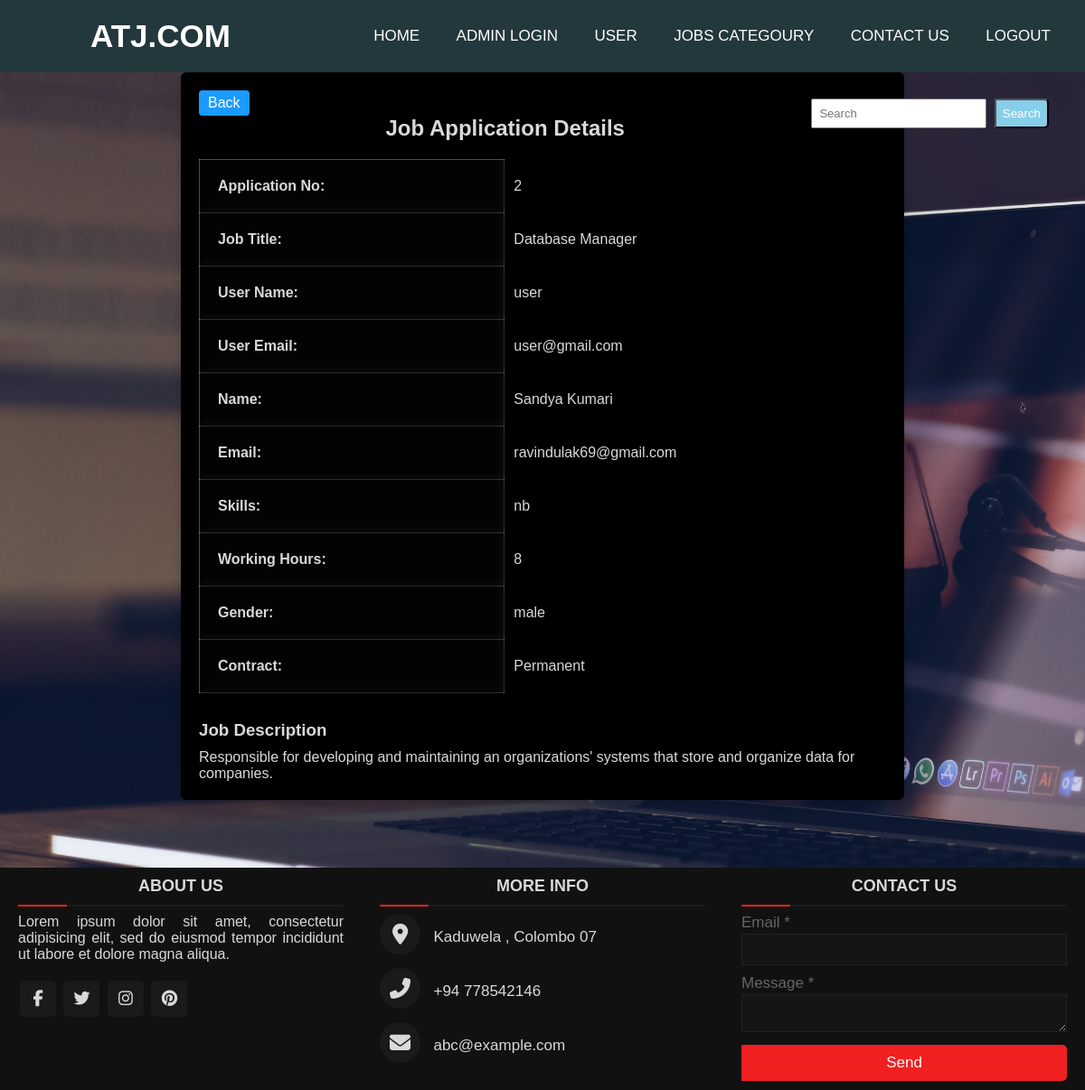
/view_application.php?id=2 (signed in), run on the app's committed database.
### tables this page shows
CREATE TABLE `job_applications` (
  `id` int(11) NOT NULL,
  `name` varchar(100) DEFAULT NULL,
  `email` varchar(100) DEFAULT NULL,
  `highest_degree` varchar(100) DEFAULT NULL,
  `contact_number` varchar(20) DEFAULT NULL,
  `working_experience` varchar(100) DEFAULT NULL,
  `skills` varchar(100) DEFAULT NULL,
  `working_hours` varchar(20) DEFAULT NULL,
  `gender` varchar(20) DEFAULT NULL,
  `contract` varchar(20) DEFAULT NULL,
  `job_id` int(11) DEFAULT NULL,
  `user_id` int(11) DEFAULT NULL
);

CREATE TABLE `job_list` (
  `id` int(11) NOT NULL,
  `job_title` varchar(255) DEFAULT NULL,
  `salary` decimal(10,2) DEFAULT NULL,
  `location` varchar(45) DEFAULT NULL,
  `description` varchar(500) DEFAULT NULL
);

CREATE TABLE `user` (
  `id` int(11) NOT NULL,
  `username` varchar(50) DEFAULT NULL,
  `email` varchar(100) DEFAULT NULL,
  `password` varchar(255) DEFAULT NULL,
  `role` varchar(45) DEFAULT 'user'
);

### view_application.php (the view, shortened to what this page needs)
<?php
require_once('inc/connection.php');
include_once('header.php');
$application_id = $_GET['id'];
$query = "SELECT ja.*, jl.job_title, jl.salary, jl.location, jl.description, u.username, u.email AS user_email
          FROM job_applications ja
          JOIN job_list jl ON ja.job_id = jl.id
          JOIN user u ON ja.user_id = u.id
          WHERE ja.id = ?";
$stmt = $conn->prepare($query);
$stmt->bind_param("i", $application_id);
$stmt->execute();
$result = $stmt->get_result();
$row = mysqli_fetch_assoc($result);
?>
<link rel="stylesheet" href="./style/view_application.css">
<section>
    <div class="container">
        <div>
            <a href="admin_application_list.php" class="back-btn">Back</a>
        </div>
        <h2>Job Application Details</h2>
        <table class="application-details">
            <tr>
                <th>Application No:</th>
                <td><?php echo $row['id']; ?></td>
            </tr>
            <tr>
                <th>Job Title:</th>
                <td><?php echo $row['job_title']; ?></td>
            </tr>
            <tr>
                <th>User Name:</th>
                <td><?php echo $row['username']; ?></td>
            </tr>
            <tr>
                <th>User Email:</th>
                <td><?php echo $row['user_email']; ?></td>
            </tr>
            <tr>
                <th>Name:</th>
                <td><?php echo $row['name']; ?></td>
            </tr>
            <tr>
                <th>Email:</th>
                <td><?php echo $row['email']; ?></td>
            </tr>
            <tr>
                <th>Skills:</th>
                <td><?php echo $row['skills']; ?></td>
            </tr>
            <tr>
                <th>Working Hours:</th>
                <td><?php echo $row['working_hours']; ?></td>
            </tr>
            <tr>
                <th>Gender:</th>
                <td><?php echo $row['gender']; ?></td>
            </tr>
            <tr>
                <th>Contract:</th>
                <td><?php echo $row['contract']; ?></td>
            </tr>
        </table>
        <div class="description">
            <h3>Job Description</h3>
            <p><?php echo $row['description']; ?></p>
        </div>
    </div>
</section>
<?php include_once('footer.php'); ?>

### style/stylef.css (style rules this page uses)
* { padding: 0; margin: 0; text-decoration: none; list-style: none; box-sizing: border-box; }
body { font-family: montserrat; }
section { height: 120%; height: calc(120vh - 80px); }
body { background: url(images/B2.jpg) no-repeat; background-size: cover; }
* { margin: 0; padding: 0; box-sizing: border-box; font-family: "Poppins", sans-serif; }
.container { max-width: 1340px; width: 110%; background: black; border-radius: 6px; padding: 20px 60px 30px 40px; box-shadow: 0 5px 10px rgba(0, 0, 0, 0.2); margin-top: 5%; }
* { margin: 0; padding: 0; color: #d9d9d9; box-sizing: border-box; font-family: 'Poppins', sans-serif; }

### style/view_application.css (style rules this page uses)
.container { max-width: 800px; margin: 0 auto; padding: 20px; }
h2 { text-align: center; margin-bottom: 20px; }
.application-details { width: 100%; border-collapse: collapse; margin-bottom: 20px; }
.application-details th { text-align: left; padding: 10px; background: rgba(255, 255, 255, 0.01); box-shadow: 0 4px 30px rgba(0, 0, 0, 0.1); backdrop-filter: blur(5px); -webkit-backdrop-filter: blur(5px); border: 1px solid rgba(255, 255, 255, 0.3); padding: 20px; }
.application-details td { padding: 10px; }
.description { margin-top: 30px; }
.description h3 { margin-bottom: 10px; }
.description p { margin: 0; }
.back-btn { display: inline-block; padding: 5px 10px; margin-right: 5px; background-color: #1b9bff; color: #fff; text-decoration: none; border-radius: 4px; }

### data on the page
job_applications: id "2", job_list.job_title "Database Manager", user.username "user", user.email "user@gmail.com", name "Sandya Kumari", email "ravindulak69@gmail.com", skills "nb", working_hours "8", gender "male", contract "Permanent", job_list.description "Responsible for developing and maintaining an organizations' systems that store and organize data for companies."
